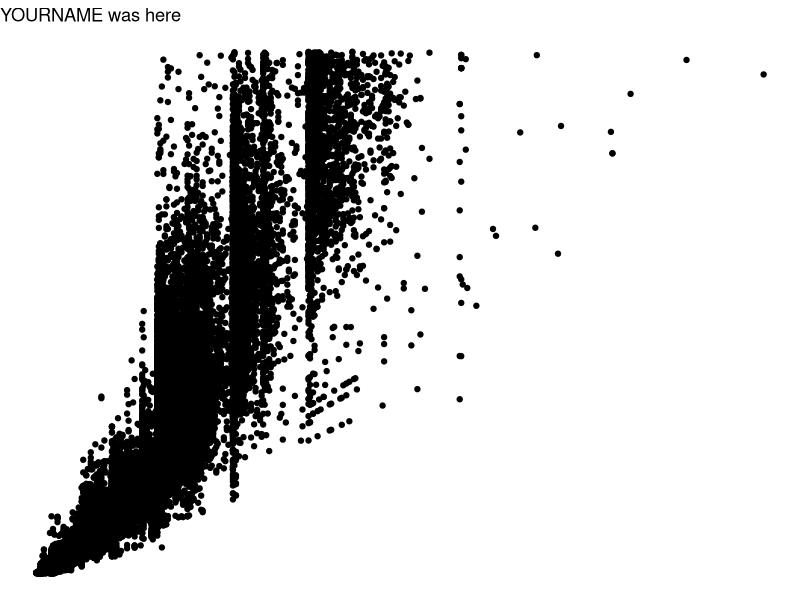
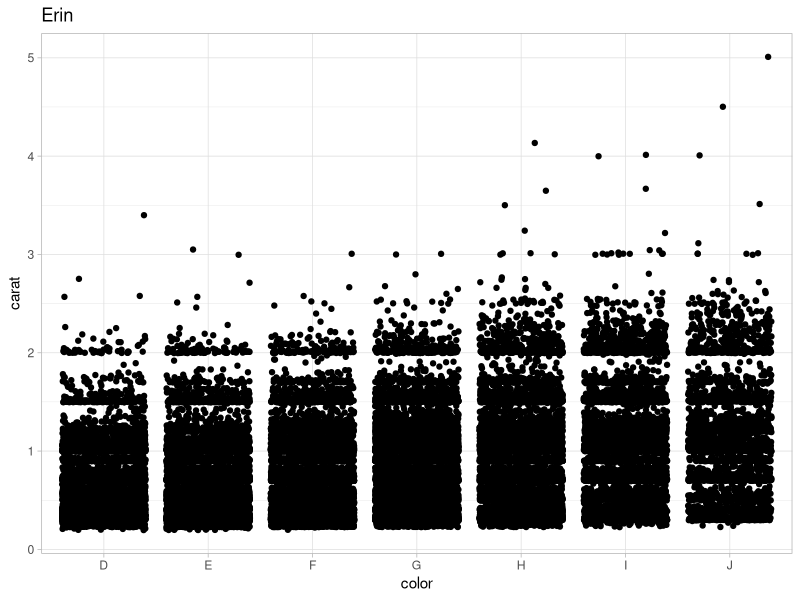
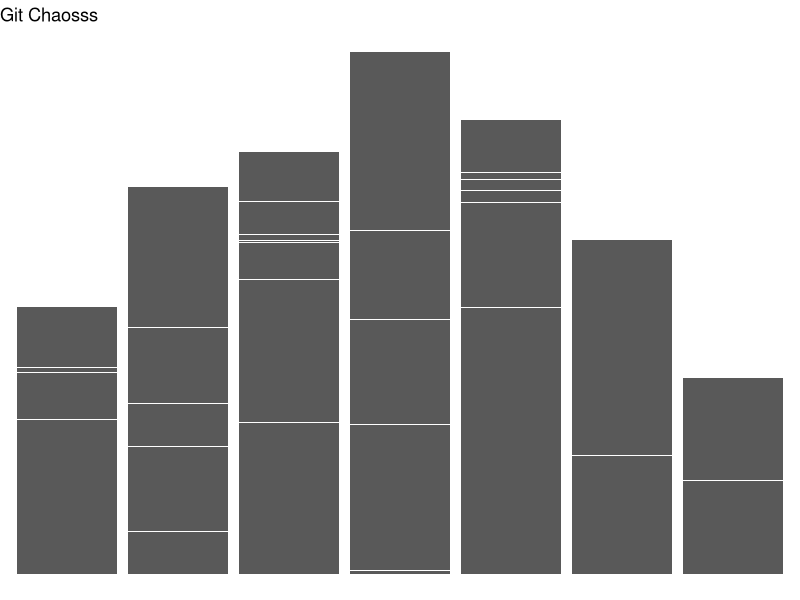

Recreate these plots in R, in order.
## ---- chunk 1
knitr::opts_chunk$set(echo = TRUE)
library(tidyverse)
## ---- chunk 2
# Partner 1: 
# Run the code below to see the original graph
# Change the code below to make the point color change based on 'cut', and update the theme to theme_bw(). Update the title to include your first name. 

ggplot(data = diamonds, aes(x = carat, y = price)) +
  geom_point() +
  theme_void() +
  labs(title = "YOURNAME was here")
## ---- chunk 3
# Partner 2: 
# Run the code below to see the original graph
# Change the code below to make the geom a geom_jitter, and update the theme to theme_light. Update the title to include your first name. 

ggplot(data = diamonds, aes(x = color, y = carat)) +
  geom_jitter() +
  theme_light() +
  labs(title = "Erin")
## ---- chunk 4
#new ggplot
ggplot(data = diamonds, aes(x = color, y = carat)) +
  geom_col() +
  theme_void() +
  labs(title = "Git Chaosss")
## ---- chunk 5
